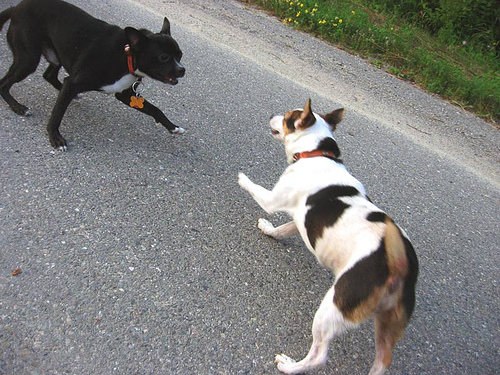
#> input picture image.jpg, 500 x 375 px
$ python part2.py
#> lines starting #> are read from the running program, lines starting #| are printed output that depends on the picture
import cv2

img = cv2.imread('image.jpg')
#> img is the input picture: shape (375, 500, 3); mean B, G, R 125.6, 127.5, 127

while True:

	cv2.line(img, (265,40), (128,230), (0,0,255), 2)

	cv2.rectangle(img, (256,87), (380,150), (0,255,0), 2)

	cv2.circle(img, (160,60), 40, (255,0,0), 2)

	cv2.putText(img, "subscribe", (40,330), cv2.FONT_HERSHEY_SIMPLEX,2,
	(0,0,255), 2)
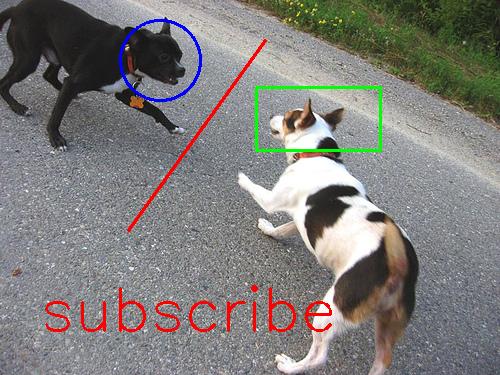
#> img: shape (375, 500, 3); mean B, G, R 122.9, 125.3, 127.3

	cv2.imshow("window", img)

	if cv2.waitKey(0) == 27:
#> (key Esc is pressed here)
		break

cv2.destroyAllWindows()

$ run again, with lower_upper_refrence.png saved as image.jpg
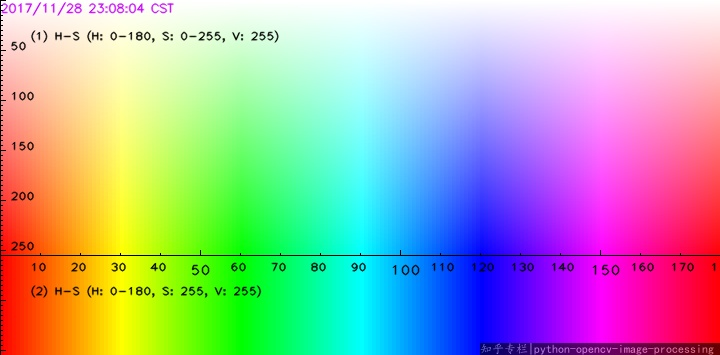
#> input picture lower_upper_refrence.png, 720 x 355 px
#> img is the input picture: shape (355, 720, 3); mean B, G, R 170.9, 171.2, 169.9
#> `cv2.putText(img, "subscribe", (40,330), cv2.FONT_HERSHEY_SIMPLEX,2, (0..`:
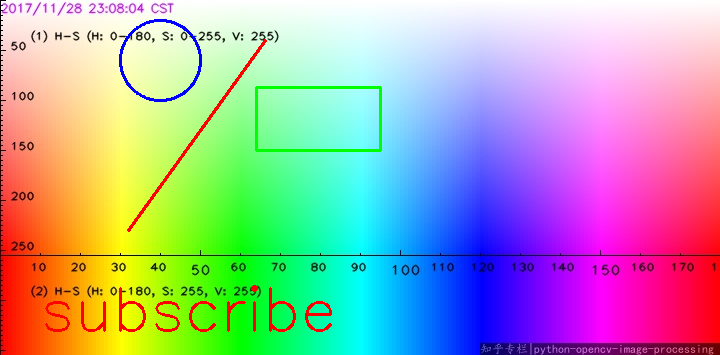
#> img: shape (355, 720, 3); mean B, G, R 169.6, 167.8, 169.9
